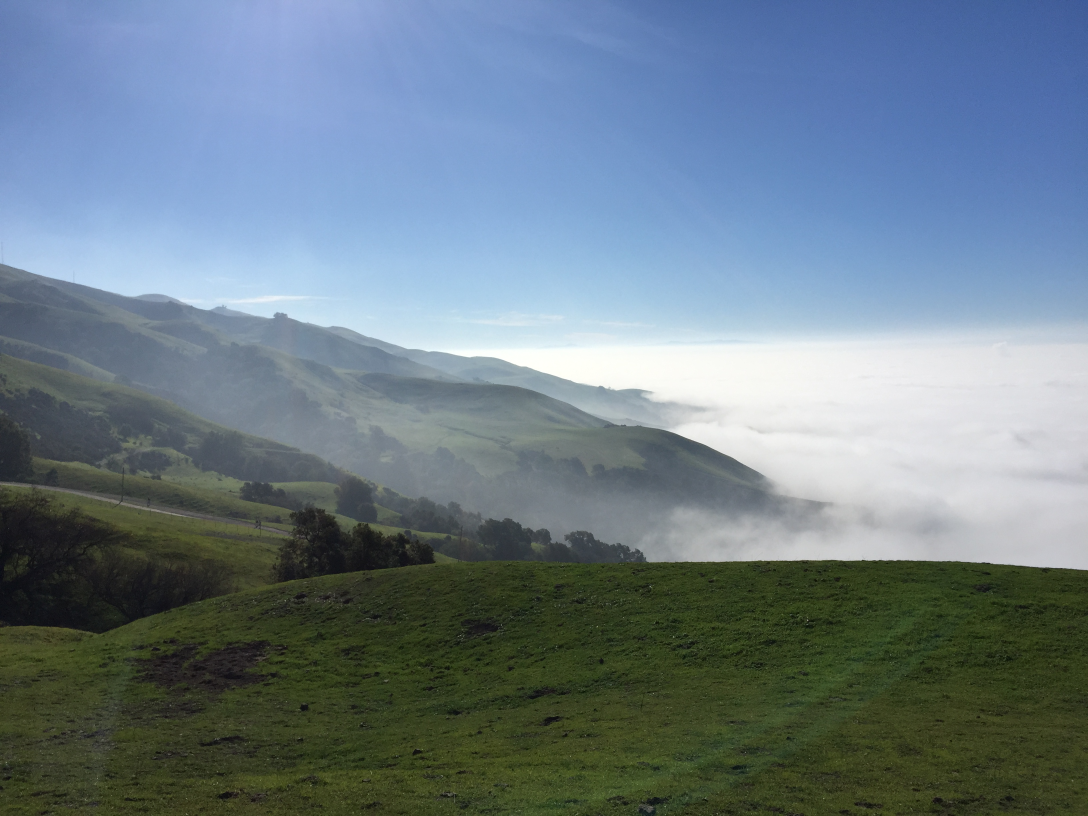
#> input picture test/in.jpg, 3264 x 2448 px (shown at 1/3 size)
$ python todolist_as_desktop.py   (Python 2 division)   (older library calls are emulated)
#> lines starting #> are read from the running program, lines starting #| are printed output that depends on the picture

from PIL import Image
from PIL import ImageFont
from PIL import ImageDraw

import ctypes
import os.path
import argparse

ap = argparse.ArgumentParser(description='Put your TODO list on desktop')
ap.add_argument('-freemind', help='Get TODO list from a Freemind file', dest='source_mm_fpath', default='./test/todo.mm')
ap.add_argument('-input_image', help='Input image file', dest='in_img_fpath', default='./test/in.jpg');
ap.add_argument('-output_image', help='Output image file', dest='out_img_fpath', default='./test/out.jpg');
cfg = ap.parse_args()

cfg.desktop_width = 1920
cfg.desktop_height = 1080

cfg.to_desktop_left_pct = 20
cfg.to_desktop_right_pct = 20
cfg.to_desktop_top_pct = 10
cfg.to_desktop_bot_pct = 10

cfg.line_color = (255, 255, 255)
cfg.line_width = 2

cfg.to_quad_left_pixel = 20
cfg.to_quad_top_pixel = 20

cfg.text_color = dict()
cfg.text_color[1] = (0, 0, 0)
cfg.text_color[2] = (0, 0, 0)
cfg.text_color[3] = (0, 0, 0)
cfg.text_color[4] = (0, 0, 0)
cfg.has_text_outline = dict()
cfg.has_text_outline[1] = True
cfg.has_text_outline[2] = True
cfg.has_text_outline[3] = True
cfg.has_text_outline[4] = True
cfg.text_outline_color = dict()
cfg.text_outline_color[1] = (255, 255, 255)
cfg.text_outline_color[2] = (255, 255, 255)
cfg.text_outline_color[3] = (255, 255, 255)
cfg.text_outline_color[4] = (255, 255, 255)
cfg.text_outline_width = 2

cfg.text_font = './FreeSerif.ttf'
cfg.text_size = 30
cfg.line_space = 10

cfg.line_height = cfg.text_size + cfg.line_space

class bg_img_t:
    def __init__(self, cfg):
        '' # {{{
        assert os.path.isfile(cfg.in_img_fpath), 'Input image file (%s) is not found' % cfg.in_img_fpath
        self.img = Image.open(cfg.in_img_fpath)
#> self.img is the input picture: PIL image 3264x2448 RGB; mean R, G, B 107.9, 124.9, 135.6

        #-------------------------------------------------------
        # crop and resize the image: method fill
        (img_width, img_height) = self.img.size
#> img_width = 3264; img_height = 2448
        if (img_width < cfg.desktop_width) or (img_height < cfg.desktop_height):
            print 'Warning: input image\'s width/height (%d,%d) is less than desktop resolution width/height (%d,%d)' % (img_width, img_height, cfg.desktop_width, cfg.desktop_height)

        current_ratio = float(img_width) / float(img_height)
#> current_ratio = 1.33
        target_ratio = float(cfg.desktop_width) / float(cfg.desktop_height)

        if (current_ratio > target_ratio):
            # crop the width
            new_img_width = target_ratio * img_height
            new_img_height = img_height
            delta_width = (img_width - new_img_width) / 2.0
            delta_height = 0
        elif (current_ratio < target_ratio):
            # crop the height
            new_img_width = img_width
#> new_img_width = 3264
            new_img_height = img_width / target_ratio
#> new_img_height = 1836
            delta_width = 0
            delta_height = (img_height - new_img_height) / 2.0
#> delta_height = 306
        else:
            # no crop needed
            new_img_width = img_width
            new_img_height = img_height
            delta_width = 0
            delta_height = 0

        self.img = self.img.crop((int(delta_width), int(delta_height), int(new_img_width + delta_width), int(new_img_height + delta_height)))
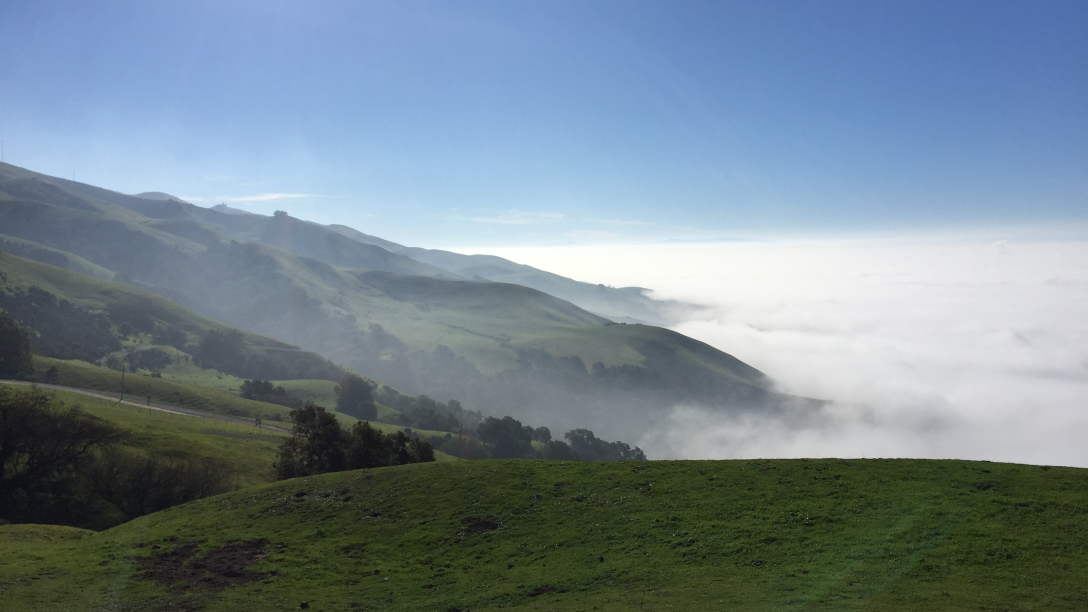
#> self.img: PIL image 3264x1836 RGB (shown at 1/3 size); mean R, G, B 116.5, 133.1, 143.5
        self.img = self.img.resize((cfg.desktop_width, cfg.desktop_height), Image.ANTIALIAS)
#> self.img: PIL image 1920x1080 RGB


        new_img_width = cfg.desktop_width * img_height / cfg.desktop_height
#> new_img_width = 4352
        if (new_img_width < cfg.desktop_width):
            new_img_heigth = cfg.desktop_height * img_width / cfg.desktop_width
            assert new_img_height >= cfg.desktop_height

        #-------------------------------------------------------
        # define text region coordinates
        self.main_llx = int(cfg.desktop_width * cfg.to_desktop_left_pct / 100.0)
        self.main_lly = int(cfg.desktop_height * (100.0 - cfg.to_desktop_bot_pct) / 100.0)
        self.main_urx = int(cfg.desktop_width * (100.0 - cfg.to_desktop_right_pct) / 100.0)
        self.main_ury = int(cfg.desktop_height * cfg.to_desktop_top_pct / 100.0)
        self.center_x = int(cfg.desktop_width * 0.5)
        self.center_y = int(cfg.desktop_height * 0.5)

        self.quad_x = dict()
        self.quad_y = dict()

        self.quad_x[2] = self.main_llx
        self.quad_y[2] = self.main_ury

        self.quad_x[1] = self.center_x
        self.quad_y[1] = self.quad_y[2]

        self.quad_x[3] = self.quad_x[2]
        self.quad_y[3] = self.center_y

        self.quad_x[4] = self.quad_x[1]
        self.quad_y[4] = self.quad_y[3]

        #-------------------------------------------------------
        # initialize quadrant list
        self.dt_quad = dict()
        for quadrant in range(1, 5):
            ls_item = list()
            self.dt_quad[quadrant] = ls_item

        self.font = ImageFont.truetype(cfg.text_font, cfg.text_size)
        # }}}

    def add_item(self, text, quadrant):
        self.dt_quad[quadrant].append(text)

    # [24 lines left out: functions draw, write, not called in this run]

class todo_item_t:
    # [4 lines left out: function __init__, not called in this run]

    def change_text(self, new_text):
        len(new_text) > 0, 'text is empty'
        self.text = new_text

    def change_status(self, new_status):
        assert (new_status in ['todo', 'done', 'wait', 'drop']), 'status (%s) is not defined' % new_status
        self.status = new_status

    def todo(self):
        self.change_status('todo')

    def done(self):
        self.change_status('done')

    def wait(self):
        self.change_status('wait')

    def drop(self):
        self.change_status('drop')


if __name__ == '__main__':
    bg = bg_img_t(cfg)

    if (len(cfg.source_mm_fpath) > 0 ):
        import sys
        sys.path.append('../freemind_parser')
        import freemind_parser

#> (the run stopped early here; a loop or call above may not have finished)
